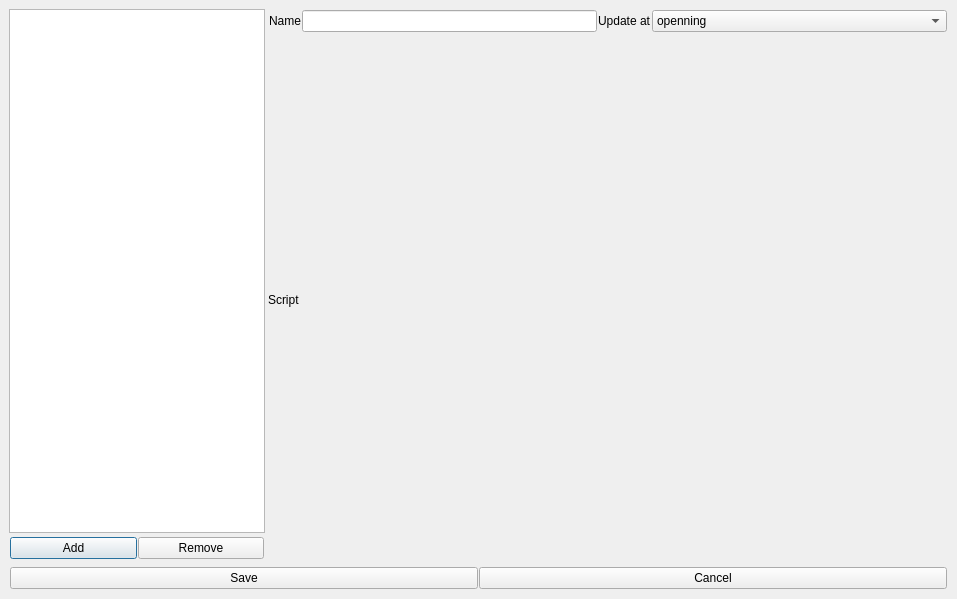
<?xml version="1.0" encoding="UTF-8"?>
<ui version="4.0">
 <class>MainWindow</class>
 <widget class="QDialog" name="MainWindow">
  <property name="geometry">
   <rect>
    <x>0</x>
    <y>0</y>
    <width>957</width>
    <height>599</height>
   </rect>
  </property>
  <property name="windowTitle">
   <string>Widgets</string>
  </property>
  <layout class="QVBoxLayout" name="verticalLayout_8">
   <property name="margin">
    <number>9</number>
   </property>
   <item>
    <layout class="QVBoxLayout" name="verticalLayout">
     <item>
      <layout class="QHBoxLayout" name="horizontalLayout_9" stretch="0,1">
       <property name="spacing">
        <number>3</number>
       </property>
       <item>
        <layout class="QVBoxLayout" name="verticalLayout_2">
         <item>
          <widget class="QListWidget" name="widgetListWidget">
           <property name="selectionBehavior">
            <enum>QAbstractItemView::SelectRows</enum>
           </property>
          </widget>
         </item>
         <item>
          <layout class="QHBoxLayout" name="horizontalLayout_10">
           <property name="spacing">
            <number>1</number>
           </property>
           <property name="margin">
            <number>1</number>
           </property>
           <item>
            <widget class="QPushButton" name="widgetAddButton">
             <property name="text">
              <string>Add</string>
             </property>
            </widget>
           </item>
           <item>
            <widget class="QPushButton" name="widgetDelButton">
             <property name="text">
              <string>Remove</string>
             </property>
            </widget>
           </item>
          </layout>
         </item>
        </layout>
       </item>
       <item>
        <widget class="QWidget" name="widget_2" native="true">
         <property name="minimumSize">
          <size>
           <width>80</width>
           <height>0</height>
          </size>
         </property>
         <layout class="QHBoxLayout" name="horizontalLayout_3">
          <property name="margin">
           <number>0</number>
          </property>
          <item>
           <widget class="QWidget" name="widget" native="true">
            <property name="minimumSize">
             <size>
              <width>50</width>
              <height>0</height>
             </size>
            </property>
            <layout class="QVBoxLayout" name="verticalLayout_9">
             <property name="margin">
              <number>0</number>
             </property>
             <item>
              <layout class="QVBoxLayout" name="Vlayout">
               <item>
                <layout class="QHBoxLayout" name="horizontalLayout_11" stretch="0,1,0,1">
                 <property name="spacing">
                  <number>1</number>
                 </property>
                 <property name="margin">
                  <number>1</number>
                 </property>
                 <item>
                  <widget class="QLabel" name="label_8">
                   <property name="text">
                    <string>Name</string>
                   </property>
                  </widget>
                 </item>
                 <item>
                  <widget class="QLineEdit" name="nameLineEdit">
                   <property name="toolTip">
                    <string>Name of the project</string>
                   </property>
                  </widget>
                 </item>
                 <item>
                  <widget class="QLabel" name="label_2">
                   <property name="text">
                    <string>Update at</string>
                   </property>
                  </widget>
                 </item>
                 <item>
                  <widget class="QComboBox" name="comboBox">
                   <item>
                    <property name="text">
                     <string>openning</string>
                    </property>
                   </item>
                   <item>
                    <property name="text">
                     <string>selection changed</string>
                    </property>
                   </item>
                   <item>
                    <property name="text">
                     <string>view refreshed</string>
                    </property>
                   </item>
                   <item>
                    <property name="text">
                     <string>on toggle</string>
                    </property>
                   </item>
                  </widget>
                 </item>
                </layout>
               </item>
               <item>
                <widget class="QLabel" name="label">
                 <property name="text">
                  <string>Script</string>
                 </property>
                </widget>
               </item>
              </layout>
             </item>
            </layout>
           </widget>
          </item>
         </layout>
        </widget>
       </item>
      </layout>
     </item>
     <item>
      <layout class="QHBoxLayout" name="horizontalLayout">
       <property name="spacing">
        <number>1</number>
       </property>
       <property name="margin">
        <number>1</number>
       </property>
       <item>
        <widget class="QPushButton" name="saveButton">
         <property name="text">
          <string>Save</string>
         </property>
        </widget>
       </item>
       <item>
        <widget class="QPushButton" name="cancelButton">
         <property name="text">
          <string>Cancel</string>
         </property>
        </widget>
       </item>
      </layout>
     </item>
    </layout>
   </item>
  </layout>
 </widget>
 <resources/>
 <connections/>
</ui>
